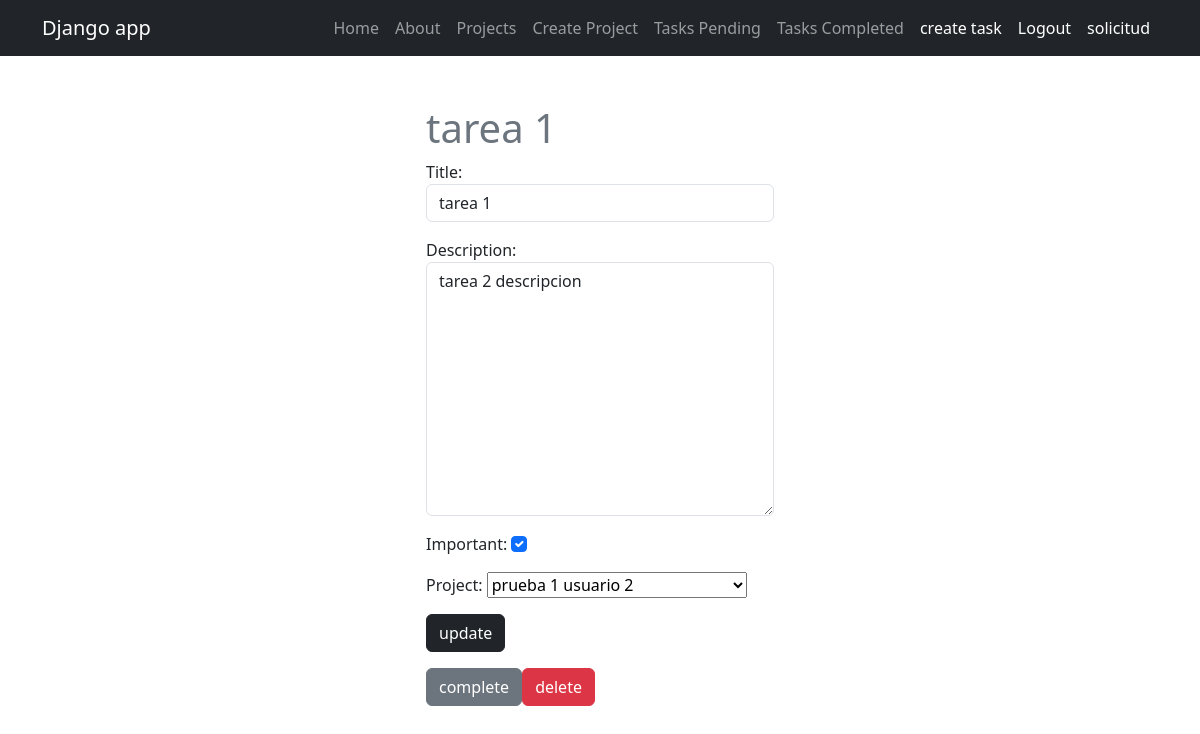
The page /tasks/4/ (signed in) on the database its author committed.
### myapp/models.py (models this page shows, shortened)
class Task(models.Model):
    title = models.CharField(max_length=100)
    description = models.TextField(blank=True)
    created = models.DateTimeField(auto_now_add=True)
    datecompleted = models.DateTimeField(null=True, blank=True)
    important = models.BooleanField(default=False)
    project = models.ForeignKey(Project, on_delete=models.CASCADE)
    user = models.ForeignKey(User, on_delete=models.CASCADE)

### myapp/views.py (the view, shortened to what this page needs)
# urls.py: path('tasks/<int:task_id>/', views.task_detail, name='task_detail'),
@login_required
def task_detail(request, task_id):
    if request.method == 'GET':
        task = get_object_or_404(Task, id=task_id, user=request.user)
        form = TaskForm(instance=task)
        return render(request, 'tasks/task_detail.html', {
            'task': task,
            'form': form
        })

### myapp/forms.py
class TaskForm (forms.ModelForm):
    class Meta:
        model = Task
        fields = ['title', 'description', 'important', 'project']
        widgets = {
            'title': forms.TextInput(attrs={'class': 'form-control', 'placeholder': 'Título'}),
            'description': forms.Textarea(attrs={'class': 'form-control','placeholder': 'descripción' }),
            'important': forms.CheckboxInput(attrs={'class': 'form-check-input'}),
        }

### myapp/models.py (called while the page is built)
    def __str__(self):
        return str(self.name)

### myapp/templates/tasks/task_detail.html (shortened to what this page needs)
<!doctype html>
<html lang="en">
<head>
</head>
{%extends 'layouts/base.html' %}
{%block content%}
<body>
<main class="container">
    <div class="row">
        <div class="col-md-4 offset-md-4 mt-5">
            <h1 class="text-secondary">{{task.title}}</h1>
            <form action="" method="post">
                {{form.as_p}}
                <button class="btn btn-dark">
                    update
                </button>
            </form>
            <div class="mt-3 d-flex">
                <form action="{% url 'tasks_complete' task.id %}" method="post">
                    <button class="btn btn-secondary">
                        complete
                    </button>
                </form>
                <form action="{% url 'delete_task' task.id %}" method="post">
                    <button class="btn btn-danger">
                        delete
                    </button>
                </form>
            </div>
        </div>
    </div>
</main>
</body>
{%endblock%}

### rows shown on the page
Task: title "tarea 1", description "tarea 2 descripcion", important "☑", project "prueba 1 usuario 2"
